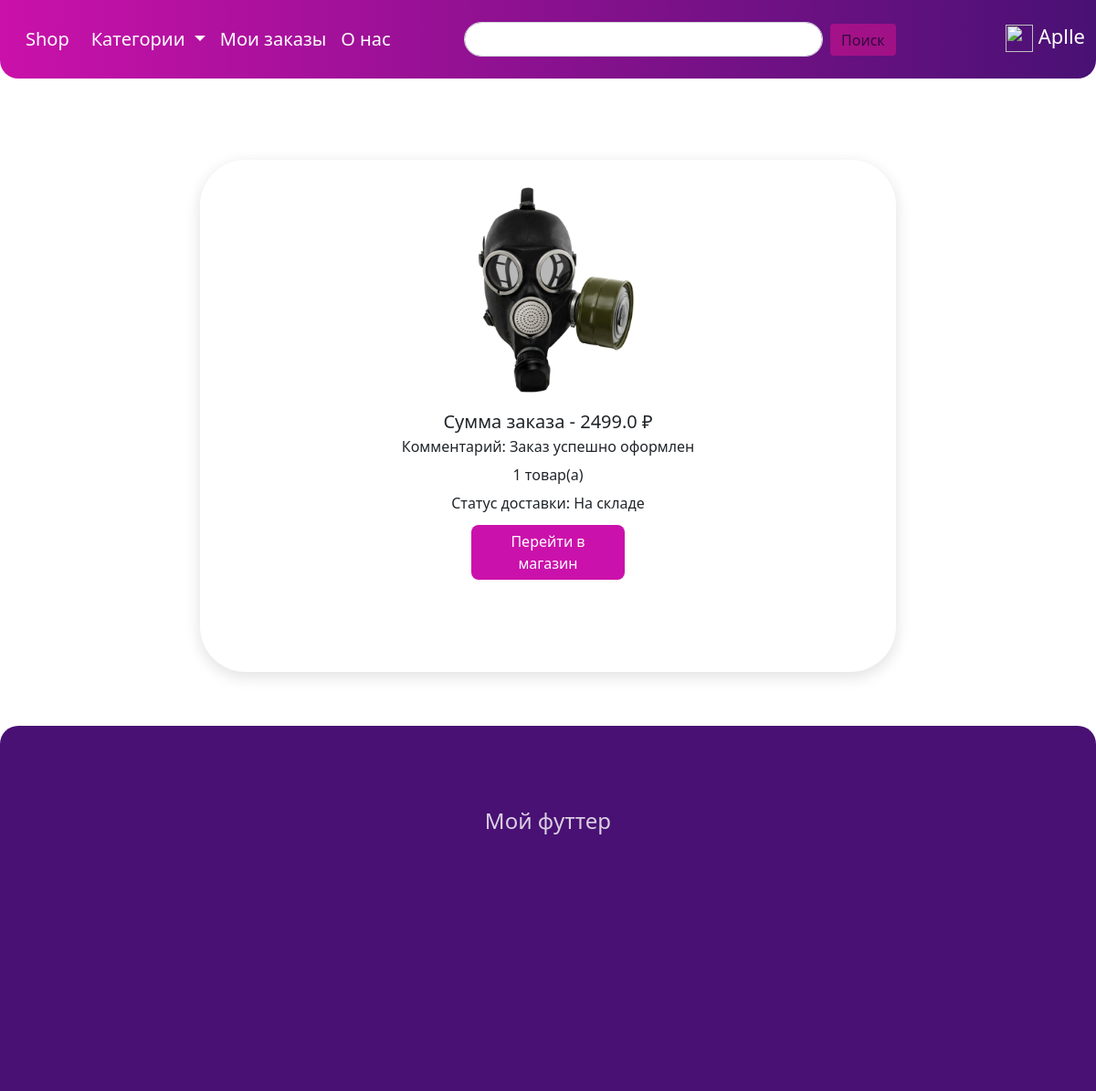
The app's page /shop/result_order/ (signed in), older data.
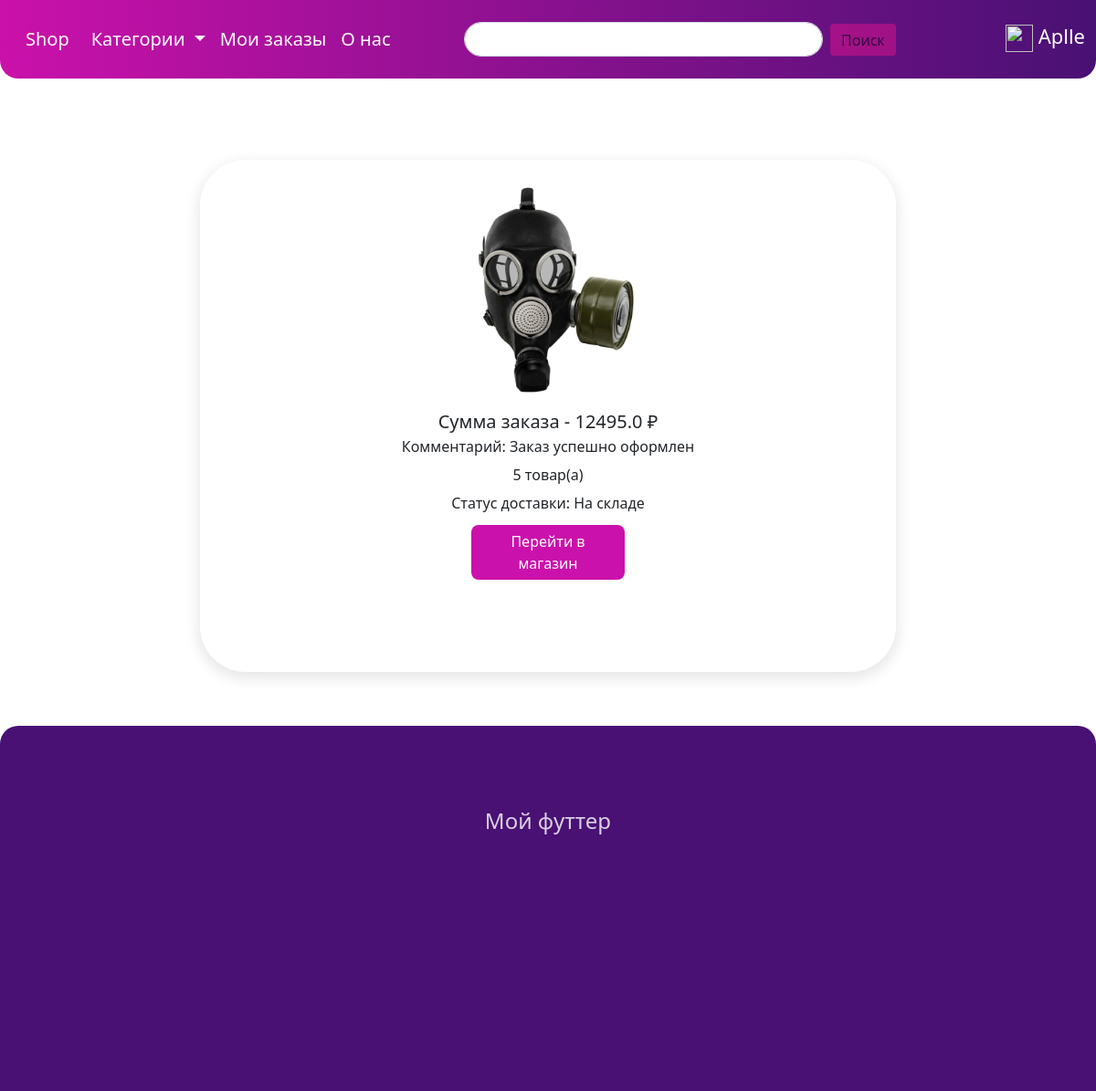
The same page, newer data.
### shop/models.py (models this page shows, shortened)
class Order(models.Model):
    all_price = models.FloatField(verbose_name='Цена всего заказа')
    comment = models.TextField(blank=True, verbose_name='Описание')
    amount = models.IntegerField(default=0)
    slug = models.SlugField(max_length=255, unique=True, db_index=True, verbose_name='URL')
    customer = models.ForeignKey('Customer', on_delete=models.CASCADE, verbose_name='Покупатель')
    product = models.ForeignKey('Product', on_delete=models.DO_NOTHING, verbose_name='Товар')
    delivery_status = models.ForeignKey('Status', on_delete=models.DO_NOTHING, verbose_name='Статус доставки')
    delivery_name = models.ForeignKey('DeliveryMethod', on_delete=models.DO_NOTHING, verbose_name='Способ доставки')
    payment = models.ForeignKey('PaymentMethod', on_delete=models.DO_NOTHING, verbose_name='Способ оплаты')
    class Meta:
        verbose_name = 'Заказ'
        verbose_name_plural = 'Заказы'

class Product(models.Model):
    name = models.CharField(max_length=255, unique=True, verbose_name='Имя товара')
    content = models.TextField(blank=True, verbose_name='Описание')
    image = models.ImageField(upload_to='photos/product/%Y/%m/%d', verbose_name='Изображение')
    model = models.CharField(max_length=255, blank=False, verbose_name='Модель товара')
    price = models.FloatField(verbose_name='Цена')
    is_availability = models.BooleanField(default=False, verbose_name='Доступность')
    quantity = models.IntegerField(default=0, verbose_name='Кол-во в наличии')
    slug = models.SlugField(max_length=255, unique=True, db_index=True, verbose_name='URL')
    cat = models.ForeignKey('Category', on_delete=models.CASCADE, verbose_name='Категория')
    manuf = models.ForeignKey('Manufacturer', on_delete=models.CASCADE, verbose_name='Производитель')
    class Meta:
        verbose_name = 'Товар'
        verbose_name_plural = 'Товары'

class Status(models.Model):
    title = models.CharField(max_length=255, verbose_name='Этап доставки')
    class Meta:
        verbose_name = 'Статус'
        verbose_name_plural = 'Статусы'
    def __str__(self):
        return self.title

### shop/views.py (the view)
# urls.py: path('result_order/', result_order, name='result_order'),  # роут для отображения страницы об успешном заказе
def result_order(request):
    email = request.user
    user = Customer.objects.get(email=email)
    order = Order.objects.filter(customer=user.pk).last()
    return render(request, 'shop/result_order.html', context={'order': order, 'title': 'Заказ успешно оформлен'})

### shop/models.py (called while the page is built)
    def __str__(self):
        return self.email

    def get_absolute_url(self):
        return reverse('category', kwargs={'cat_slug': self.slug})

### shop/templatetags/mytag.py (called while the page is built)
@register.simple_tag()
def get_categories():
    return Category.objects.all()

### shop/templates/shop/result_order.html (shortened to what this page needs)
{% extends 'shop/base.html' %}
{% load static %}
{% block content %}
<div class="main-block-res-order">
    <div class="main-children-res-order">
        <img src="{{ order.product.image.url }}" alt="" style="width: 40%">
        <div class="order-res-info">
            <h5>Сумма заказа - {{ order.all_price }} ₽</h5>
            <p>Комментарий: {{ order.comment }}</p>
            <p>{{ order.amount }} товар(а)</p>
            <p>Статус доставки: {{ order.delivery_status }}</p>
        </div>
        <a href="{% url 'home' %}"><button type="submit" class="btn btn-primary order-res-button">Перейти в магазин</button></a>
    </div>
</div>
{% endblock %}

Row changes from the older to the newer data that the page shows:
no longer on this page (row unchanged): Order: product.image (picture), all_price "2499.0", comment "Заказ успешно оформлен", amount "1", delivery_status "На складе"
added Order: product.image (picture), all_price "12495.0", comment "Заказ успешно оформлен", amount "5", delivery_status "На складе"
